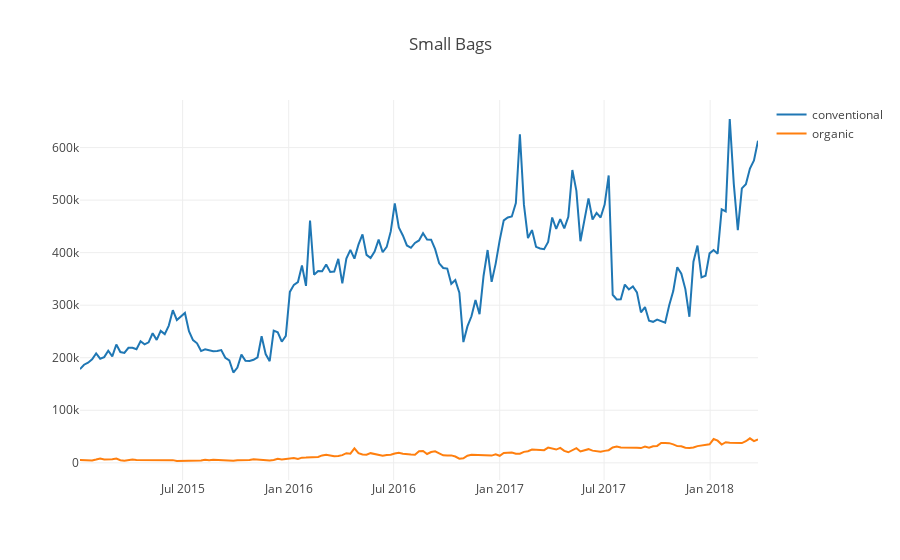

The notebook cell this image was saved under:
### Code cell
#--Small Bags sold over time--
time_series('Small Bags')

### Figure 1 — Plotly figure (JSON) as saved in the notebook; plotly's stock layout.template omitted (floating-point values rounded to 4 significant figures; data arrays with more than 128 entries replaced by an {"elided": "..."} marker saying what was removed)
{"data": [{"name": "conventional", "type": "scatter", "uid": "9d962fb5-e8bc-4c2f-abd7-420e396117a8", "x": {"elided": "169 str values"}, "y": {"elided": "169 float values"}}, {"name": "organic", "type": "scatter", "uid": "94802c7a-025a-4920-8749-807e9fe2aa65", "x": {"elided": "169 str values"}, "y": {"elided": "169 float values"}}], "layout": {"title": "Small Bags", "xaxis": {"zeroline": false}, "yaxis": {"zeroline": false}}}
